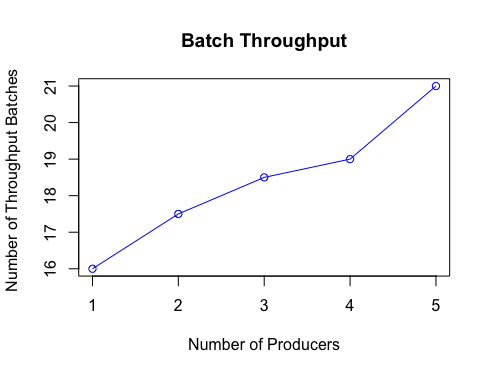

The script that drew this image:
producers <- c(1, 2, 3, 4, 5)
throughput <- c(16, 17.5, 18.5, 19, 21)

# Graph cars using blue points overlayed by a line 
plot(producers, throughput, type="o", col="blue", ann=FALSE)

# Create a title with a red, bold/italic font
title(main="Batch Throughput")

title(xlab="Number of Producers")
title(ylab="Number of Throughput Batches ")
